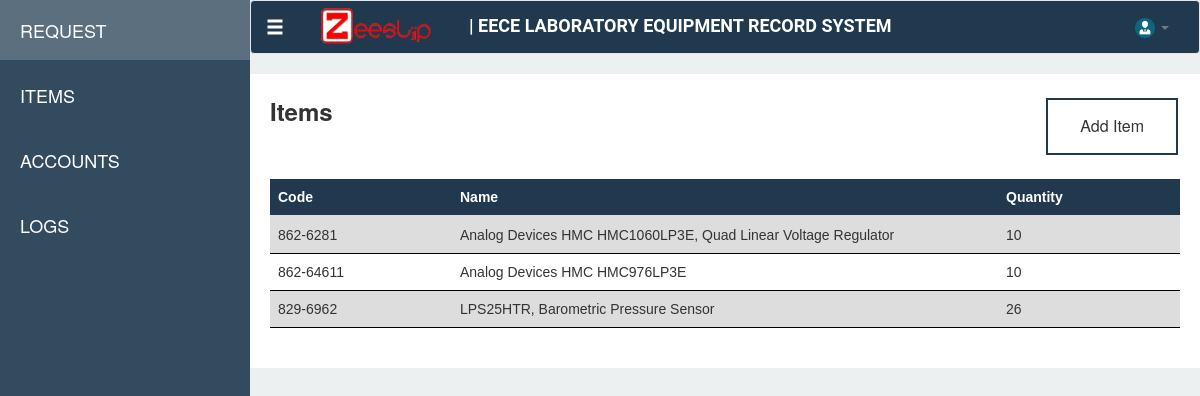
The page /dashboard/items on the database as committed earlier.
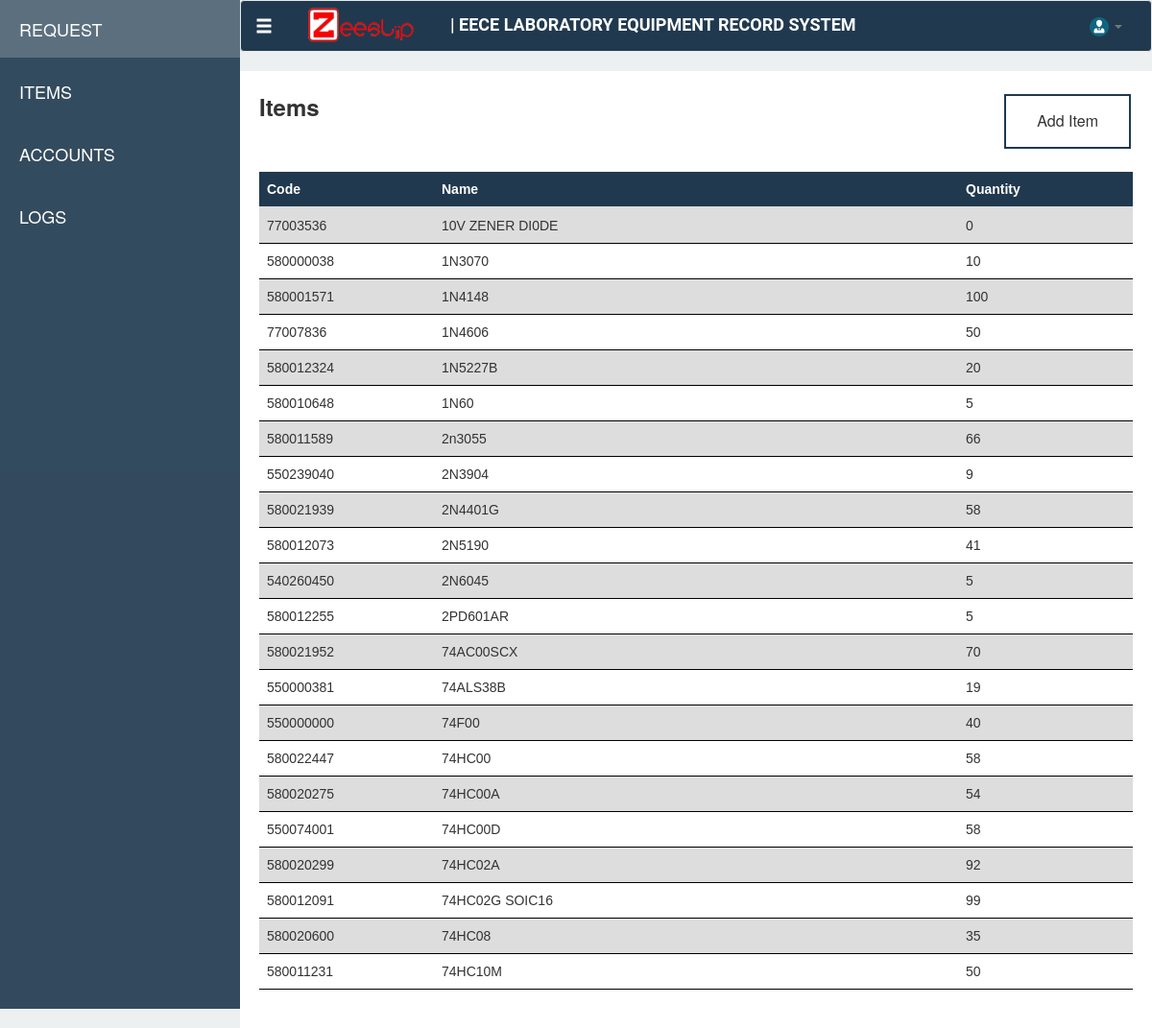
The same page on the database as committed later.
### tables this page shows
CREATE TABLE "Item" ("itemId" INTEGER PRIMARY KEY  AUTOINCREMENT  NOT NULL  UNIQUE , "itemCode" VARCHAR UNIQUE , "itemName" VARCHAR, "itemDescription" VARCHAR, "itemQuantity" INTEGER DEFAULT 0);

### app.py (the view)
    @app.route('/dashboard/items')
    def items():
        con = sqlite3.connect("ZeeSlipv2.sqlite")
        con.row_factory = sqlite3.Row
        cur = con.cursor()
        cur.execute("SELECT itemId,itemCode,itemName,itemDescription,itemQuantity FROM Item")
        rows = cur.fetchall();
        return render_template('modules/items.html' , recs = rows)

### templates/modules/items.html (shortened to what this page needs)
{% extends "dashboard.html" %}
{% block items %}
<link type="text/css" href="{{ url_for('static', filename='css/styles.css') }}" rel="stylesheet">
<div class="request-page-def">
    <div class="row">
        <div class="col-md-2"><span class="request-text"> Items </span></div>
        <div class="col-md-10"> <button data-toggle="modal" data-target="#addItem" class="button-1 hvr-grow-shadow" style="float: right">Add Item</button> </div>
    </div>
    <br>
    <div class="row">
        <div class="col-md-12">
        <div class="table-responsive">
        <table class="table" id="itemList">
            <thead>
                <tr>
                <th width="20%"> Code </th>
                <th width="60%"> Name </th>
                <th width="20%"> Quantity </th>
                </tr>
            </thead>
            <tbody>
            {% for r in recs %}
                <tr data-toggle="modal" id="{{ r[0] }}" data-target="#{{ r[0] }}">
                <td width="20%"> {{ r[1] }} </td>
                <td width="60%"> {{ r[2] }} </td>
                <td width="20%"> {{ r[4] }}</td>
                </tr>
             {% endfor %}
        </table>
        </div>
        </div>
    </div>
</div>
{% endblock %}

### templates/dashboard.html (shortened to what this page needs)
<!DOCTYPE html>
<html lang="en" xmlns="http://www.w3.org/1999/html">
<head>
    <link rel="stylesheet" href="../static/bootstrap-3.3.5/css/bootstrap.min.css">
    <link type="text/css" href="{{ url_for('static', filename='css/dash.css') }}" rel="stylesheet"/>
    <link type="text/css" href="{{ url_for('static', filename='css/plugin/hover.css') }}" rel="stylesheet"/>
    <link type="text/css" href="{{ url_for('static', filename='css/plugin/simple-sidebar.css') }}" rel="stylesheet">
    <link type="text/css" href="{{ url_for('static', filename='font-awesome-4.4.0/css/font-awesome.min.css') }}" rel="stylesheet">
    <link rel="stylesheet" type="text/css" href="https://cdn.datatables.net/v/dt/dt-1.10.13/datatables.min.css"/>
</head>
<body>
<div>
        <div id="wrapper">
        <div id="sidebar-wrapper">
            <ul class="sidebar-nav">
                <br>
                <li class="active sidebar-brand">
                   <a href="/dashboard/request">REQUEST</a>
                </li>
                <li class="sidebar-brand">
                    <a href="/dashboard/items">ITEMS</a>
                </li>
                <li class="sidebar-brand">
                    <a href="/dashboard/account">ACCOUNTS</a>
                </li>
                <li class="sidebar-brand">
                    <a href="/dashboard/logs">LOGS</a>
                </li>
            </ul>
        </div>
            <div id="header">
<nav class="navbar navbar-default nav1" style="color: #000000">
  <div class="container-fluid">
    <div class="navbar-header">
      <a class="navbar-brand glyphicon glyphicon-menu-hamburger" href="#menu-toggle" id="menu-toggle" style="color: #ffffff"></a>
      <ul class="nav navbar-nav">
        <img src="../static/img/zeeslip-banner.png" class="nav1-img">
      </ul>
      <div id="titleB" class="navbar-left nav1-text">
          | EECE LABORATORY EQUIPMENT RECORD SYSTEM
      </div>
    </div>
    <div class="collapse navbar-collapse" id="bs-example-navbar-collapse-1">
      <ul class="nav navbar-nav navbar-right">
        <li>
        <li class="dropdown">
          <a href="#" class="dropdown-toggle" data-toggle="dropdown" role="button" aria-haspopup="true" aria-expanded="false"><img src="../static/img/business-person-icon.png" height="20px" width="20px"> <span class="caret"></span></a>
        </li>
      </ul>
    </div>
  </div>
</nav>
</div>
         {% block items %}
         {%endblock %}
</div>
</div>
</body>
</html>

### static/css/dash.css (style rules this page uses)
body { background-color: #ecf0f1; }
.nav1 { background-color: #20394e; color: #ffffff; }
.nav1-img { margin-left: 20px; margin-top: 5px; height: 40px; width: 120px; margin-right: 30px; }
.nav1-text { margin-top: 12px; font-weight: bold; color: #ffffff; font-size: 18px; font-family: Roboto; }
.request-page-def { padding: 20px; background-color: #ffffff; }
.request-text { font-size: 24px; font-weight: bold; }
table { font-family: arial, sans-serif; border-collapse: collapse; width: 100%; }
th { background-color: #20394e; color: white; }
td, th { border-bottom: 1px solid #000000; text-align: left; padding: 8px; }
tr:nth-child(odd) { background-color: #dddddd; }

### static/css/styles.css (style rules this page uses)
td { cursor: pointer; }
.button-1 { background-color: #ffffff; border-style: solid; border-color: #20394e; padding: 15px 32px; text-align: center; text-decoration: none; display: inline-block; font-size: 16px; margin: 4px 2px; cursor: pointer; }

Rows that differ between the two databases and show on the page:
removed Item: itemCode "862-64611", itemName "Analog Devices HMC HMC976LP3E", itemQuantity "10"
removed Item: itemCode "829-6962", itemName "LPS25HTR, Barometric Pressure Sensor", itemQuantity "26"
added Item: itemCode "77003536", itemName "10V ZENER DI0DE", itemQuantity "0"
changed Item (number 2 of 22 on the later page): itemCode "862-6281" → "580000038"; itemName "Analog Devices HMC HMC1060LP3E, Quad Linear Voltage Regulator" → "1N3070"
added Item: itemCode "580001571", itemName "1N4148", itemQuantity "100"
added Item: itemCode "77007836", itemName "1N4606", itemQuantity "50"
added Item: itemCode "580012324", itemName "1N5227B", itemQuantity "20"
added Item: itemCode "580010648", itemName "1N60", itemQuantity "5"
added Item: itemCode "580011589", itemName "2n3055", itemQuantity "66"
added Item: itemCode "550239040", itemName "2N3904", itemQuantity "9"
added Item: itemCode "580021939", itemName "2N4401G", itemQuantity "58"
added Item: itemCode "580012073", itemName "2N5190", itemQuantity "41"
added Item: itemCode "540260450", itemName "2N6045", itemQuantity "5"
added Item: itemCode "580012255", itemName "2PD601AR", itemQuantity "5"
added Item: itemCode "580021952", itemName "74AC00SCX", itemQuantity "70"
added Item: itemCode "550000381", itemName "74ALS38B", itemQuantity "19"
added Item: itemCode "550000000", itemName "74F00", itemQuantity "40"
added Item: itemCode "580022447", itemName "74HC00", itemQuantity "58"
added Item: itemCode "580020275", itemName "74HC00A", itemQuantity "54"
added Item: itemCode "550074001", itemName "74HC00D", itemQuantity "58"
added Item: itemCode "580020299", itemName "74HC02A", itemQuantity "92"
added Item: itemCode "580012091", itemName "74HC02G SOIC16", itemQuantity "99"
added Item: itemCode "580020600", itemName "74HC08", itemQuantity "35"
added Item: itemCode "580011231", itemName "74HC10M", itemQuantity "50"
